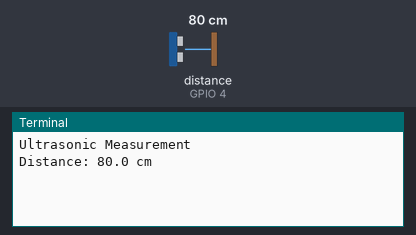
The program below on a simulated Raspberry Pi (BCM pin numbers). On the bench: the last lines printed to the terminal. The test bench sets the inputs (shaded band); at power-on: distance to the obstacle (sensor on GPIO 4) 80 cm. The echo pulse lasts 58.3 µs per cm; the clock reads 2024-03-15 10:24:30 at power-on unless the program sets it.

Above: at 1.2 s.
1.3 s: distance to the obstacle (sensor on GPIO 4) set to 2 cm
At 2.3 s:
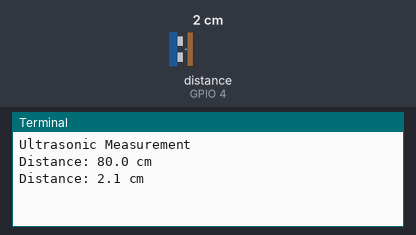
2.8 s: distance to the obstacle (sensor on GPIO 4) set to 4 cm
At 4.3 s:
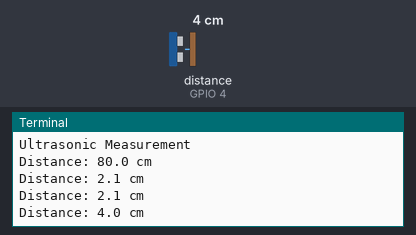
Timing chart, 0 to 5.8 s (numbered marks = the images above; inputs shaded):
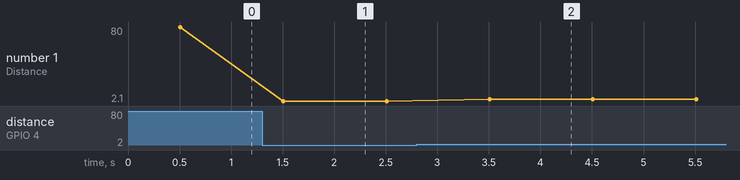

The program:

sensor-distance02.py
```python
# ultrasonic sensor - distance measuring
# restructured to make the sensing parts various functions

# command to run:  python3 /home/pi/quadrabot/sensor-distance02.py

#################################################################################
#  ultrasonic sensor distance calc function
#################################################################################
def ultra_distance(Trig, Echo):
    # Set trigger to False (Low)
    GPIO.output(Trig, False)

    # Allow module to settle
    time.sleep(0.5)

    # Send 10us pulse to trigger
    GPIO.output(Trig, True)
    time.sleep(0.00001)
    GPIO.output(Trig, False)

    # Start the timer
    StartTime = time.time()

    # The start time is reset until the Echo pin is taken high (==1)
    while GPIO.input(pinEcho)==0:
        StartTime = time.time()

    # Stop when the Echo pin is no longer high - the end time
    while GPIO.input(pinEcho)==1:
        StopTime = time.time()
        # If the sensor is too close to an object, the Pi cannot
        # see the echo quickly enough, so we have to detect that
        # problem and say what has happened.
        if StopTime-StartTime >= 0.04:
            print("Hold on there!  You're too close for me to see.")
            StopTime = StartTime
            break

    # Calculate pulse length
    ElapsedTime = StopTime - StartTime

    # Distance pulse travelled in that time is
    # time multiplied by the speed of sound (cm/s)
    Distance = ElapsedTime * 34326

    # That was the distance there and back so halve the value
    Distance = Distance / 2

    print("Distance: %.1f cm" % Distance)

    return (Distance);

#################################################################################
## main code
#################################################################################

import RPi.GPIO as GPIO # Import the GPIO Library
import time # Import the Time library

# Set the GPIO modes
GPIO.setmode(GPIO.BCM)
GPIO.setwarnings(False)

# Define GPIO pins to use on the Pi
pinTrigger = 17
pinEcho = 4

print("Ultrasonic Measurement")

# Set pins as output and input
GPIO.setup(pinTrigger, GPIO.OUT)  # Trigger
GPIO.setup(pinEcho, GPIO.IN)      # Echo

try:
    # Repeat the next indented block forever
    while True:
        ultra_distance(pinTrigger, pinEcho)
        time.sleep(0.5)

# If you press CTRL+C, cleanup and stop
except KeyboardInterrupt:
    # Reset GPIO settings
    GPIO.cleanup()
    print('  ')
    print('program end - GPIO pins cleaned up')
    print('  ')
```

Measured:
- after the input at 1.3 s, the terminal: prints a new line after 0.21 s (image 1)
- after the input at 2.8 s, the terminal: prints a new line after 0.71 s (image 2)
- plotted number 1: 80 → 2.1 after the input at 1.3 s, 2.1 → 4 after the input at 2.8 s
